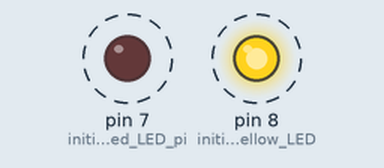
Recording of a sketch running on a simulated Arduino Uno, built with avr-gcc and run on an emulated ATmega328P. On the bench: output pins drawn as LEDs (lit = HIGH). Dashed ring = blinking.

Above: at 0.5 s.
Timing chart, 0 to 4.6 s (numbered marks = the images above):
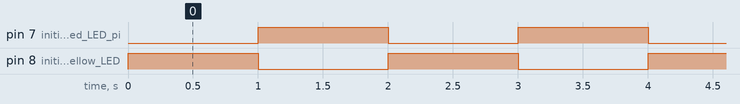

The sketch:

My_Blink.ino
```cpp
void setup() {
  pinMode(8, OUTPUT); // initialize the yellow LED pin as an output
  pinMode(7, OUTPUT); // initialize the red LED pin as an output
  }

void loop() {

  digitalWrite(8, 1);    // turn the yellow LED ON
  digitalWrite(7, 0);    // turn the red LED OFF
  delay(1000);              // wait for a second
  digitalWrite(8, 0);    // turn the yellow LED OFF
  digitalWrite(7, 1);    // turn the red LED ON
  delay(1000);              // wait for a second
}
```

Measured:
- by itself, pin 7 (initialize_the_red_LED_pi), pin 8 (initialize_the_yellow_LED): alternates HIGH for 1.0 s and LOW for 1.0 s
